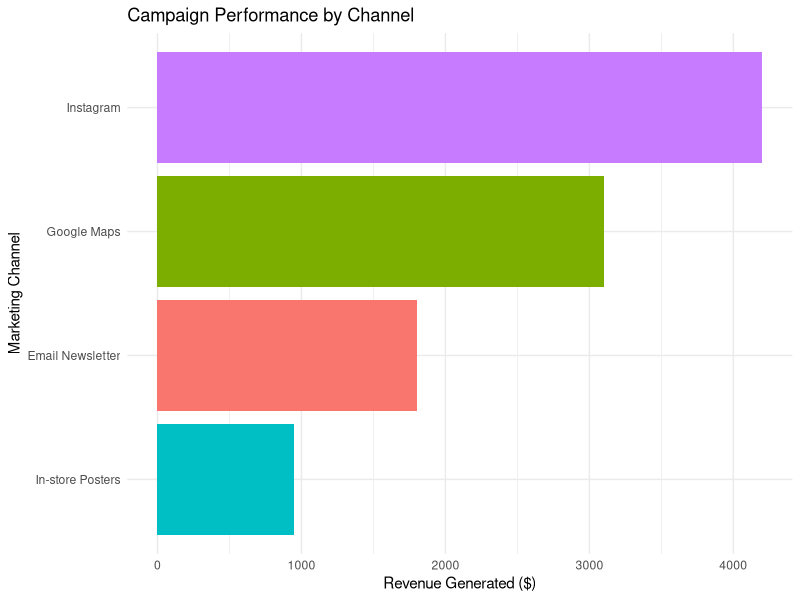
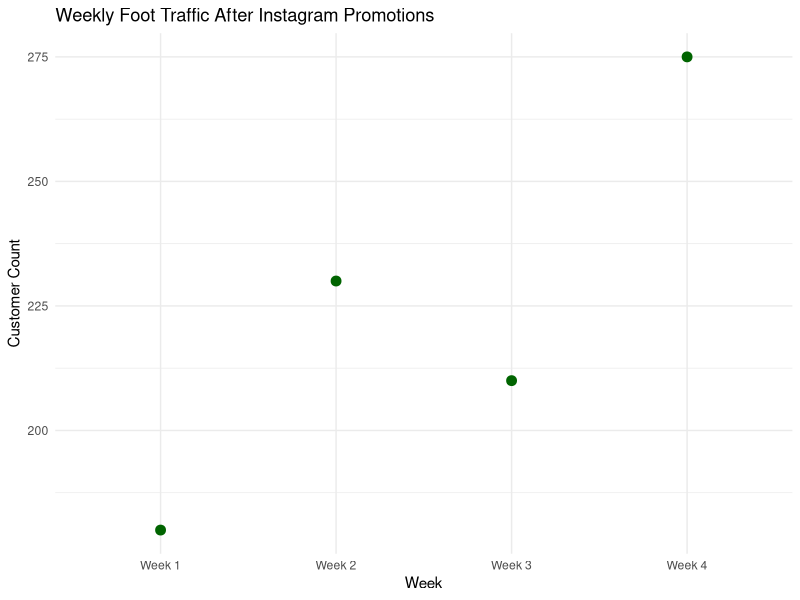

These figures' R source, in order:
## ---- chunk 1
library(ggplot2)

data <- data.frame(
  Channel = c("Instagram", "Google Maps", "Email Newsletter", "In-store Posters"),
  Revenue = c(4200, 3100, 1800, 950)
)

ggplot(data, aes(x = reorder(Channel, Revenue), y = Revenue, fill = Channel)) +
  geom_col(show.legend = FALSE) +
  coord_flip() +
  labs(title = "Campaign Performance by Channel",
       x = "Marketing Channel",
       y = "Revenue Generated ($)") +
  theme_minimal()

## ---- chunk 2
library(ggplot2)

weeks <- c("Week 1", "Week 2", "Week 3", "Week 4")
traffic <- c(180, 230, 210, 275)

data <- data.frame(Week = weeks, Customers = traffic)

ggplot(data, aes(x = Week, y = Customers)) +
  geom_line(color = "forestgreen", size = 1.2) +
  geom_point(color = "darkgreen", size = 3) +
  labs(title = "Weekly Foot Traffic After Instagram Promotions",
       x = "Week",
       y = "Customer Count") +
  theme_minimal()
